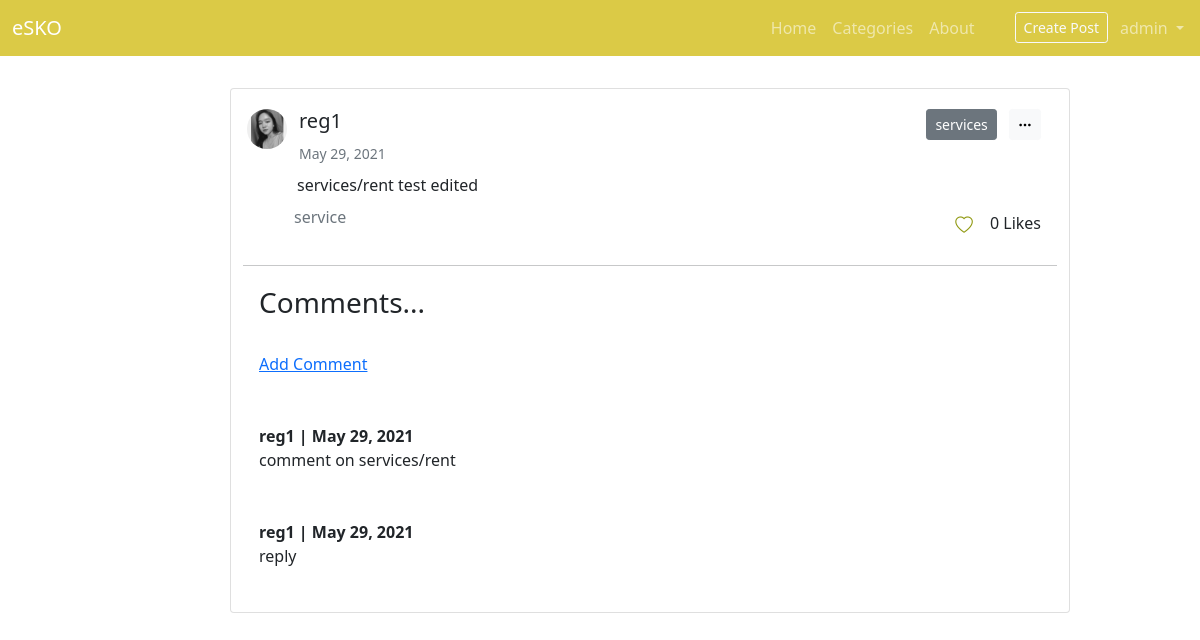
/esko_app/post/28/ (signed in), run on the app's committed database.
### esko_app/models.py (models this page shows, shortened)
class Post(models.Model):
	CATEGORIES = [
		('sell', 'sell'),
		('find', 'find'),
		('services/rent', 'services/rent'),
		('swap', 'swap'),
	]
	author = models.ForeignKey(User, on_delete=models.CASCADE, null=True)
	category = models.CharField(max_length=20,choices=CATEGORIES)
	description = models.TextField(max_length=250)
	tags = models.CharField(max_length=100)
	post_image = models.ImageField(upload_to='post_pics',null=True,blank=True)
	date = models.DateTimeField(auto_now_add=True)
	likes = models.ManyToManyField(User, related_name='user_posts')
	def total_likes(self):
		return self.likes.count()

class Profile(models.Model):
	user = models.OneToOneField(User, on_delete=models.CASCADE)
	profile_pic = models.ImageField(default='default.jpg', upload_to='profile_pics', blank=True)
	year_level = models.CharField(max_length=30, blank=True)
	phone_number = models.IntegerField(null=True,blank=True)
	sns_account = models.URLField(max_length = 200,blank=True)
	bio = models.CharField(max_length=200, blank=True)

class Comment(models.Model):
	post = models.ForeignKey(Post,related_name="comments",on_delete=models.CASCADE)
	commenter = models.ForeignKey(User, on_delete=models.CASCADE, null=True)
	body = models.TextField()
	date_added = models.DateTimeField(auto_now_add=True)

### esko_app/views.py (the view)
# urls.py: path('post/<int:pk>/', PostDetailView.as_view(), name='post-detail'),
class PostDetailView(LoginRequiredMixin,DetailView):
	model = Post
	def get_context_data(self,*args, **kwargs):
		context = super(PostDetailView,self).get_context_data()
		get_post = get_object_or_404(Post, id=self.kwargs['pk'])
		total_likes = get_post.total_likes()
		liked = False
		if get_post.likes.filter(id=self.request.user.id).exists():
			liked = True
		context["total_likes"] = total_likes
		context["liked"] = liked
		return context

### templates/esko_app/post_detail.html (shortened to what this page needs)
{% extends 'base.html' %}
{% block content %}
			<div class="row px-5 pl-5 pt-1 pb-3" style="margin-top: 20px; width: 80%; margin-left: 170px">
				<div class="row mx-auto py-2 ">
				<div class="card py-3 " style="margin-bottom: 7px">
					<div class="row px-3 py-1">
						<div class="col-auto px-0">
							<img src="{{ object.author.profile.profile_pic.url }}" class="rounded-circle" style="width:40px">
						</div>
						<div class="col-auto me-auto">
							<h5 class="card-title">{{ object.author }}</h5>
							<small class="text-muted">{{ object.date|date:"F d, Y" }}</small>
						</div>
						<div class="col-auto">
							<button type="button" class="btn btn-sm btn-secondary">{{ object.category }}</button>
							<button type="button" class="btn btn-sm btn-light ms-2" data-bs-toggle="dropdown" aria-expanded="false"><i class="bi bi-three-dots"></i></button>
						</div>
					</div>
					<div class="row px-4 py-1">
						<p class="card-text" style="margin-left: 30px">{{object.description}}</p>
					</div>
					<div class="row px-3 py-1">
						<div class="col-auto me-auto">
							<p class="text-muted" style="margin-left: 35px">{{object.tags}}</p>
						</div>
						<div class="col-auto">
							<form action="{% url 'esko_app:like_post' post.pk %}" method="POST">
								{% if liked %}
									<button type="submit" name="post_id" value="{{ post.id }}" class="btn" style="background:white; font-size:1.1rem; color:#909911;"><i class="bi bi-heart-fill"></i></button>
								{% else %}
									<button type="submit" name="post_id" value="{{ post.id }}" class="btn" style="background:white; font-size:1.1rem; color:#909911;"><i class="bi bi-heart"></i></button>
								{% endif %}
								{{ total_likes }} Likes
							</form>
						</div>
					</div>
					<hr style="width: 100%">
					<div class="row px-3 py-1">
						<div class="col-auto me-auto">
							<h3>Comments...</h3>
							<br/>
							{% if not post.comments.all %}
								No comments Yet...
								<br/><br/>
								<a href="{% url 'esko_app:add_comment' post.pk %}" style="color:#909911 ">Add Comment</a>
							{% else %}
							<a href="{% url 'esko_app:add_comment' post.pk %}">Add Comment</a>
							<br/><br/>
								{% for comment in post.comments.all %}
									<div class="col-auto px-0">
									</div>
									<strong>
										{{ comment.commenter }} | {{ comment.date_added |date:"F d, Y" }}
									</strong>
									<br/>
									{{ comment.body }}
									<br/><br/>
								{% endfor %}
							{% endif %}
						</div>
					</div>
				</div>
			</div>
		</div>
{% endblock%}

### templates/base.html (shortened to what this page needs)
<!DOCTYPE html>
<html>
	<head>
		<link href="https://cdn.jsdelivr.net/npm/bootstrap@5.0.1/dist/css/bootstrap.min.css" rel="stylesheet">
		<link rel="stylesheet" href="https://cdn.jsdelivr.net/npm/bootstrap-icons@1.5.0/font/bootstrap-icons.css">
	</head>
	<body>
		<nav class="navbar navbar-expand-lg navbar-fixed navbar-dark bgyellow ">
			<div class="container-fluid">
				<a class="navbar-brand" href="#">eSKO</a>
			</div>
			<div class="collapse navbar-collapse" id="navbarSupportedContent">
				<ul class="navbar-nav me-3 nav-fill">
					{% with url_name=request.resolver_match.url_name %}
						<li class="nav-item ">
						<a class="nav-link {% if url_name == 'home' %}active{% endif %}" href="/esko_app/home/">Home</a>
						</li>
						<li class="nav-item ">
						<a class="nav-link {% if url_name == 'categories' %}active{% endif %}" href="/esko_app/home/">Categories</a>
						</li>
						<li class="nav-item ">
						<a class="nav-link {% if url_name == 'about' %}active{% endif %}" href="/esko_app/about/">About</a>
						</li>
				</ul>
				<ul class="navbar-nav me-2 ms-3">
					<li class="nav-item me-1">
						<a class="btn btn-outline-light btn-sm text-nowrap mt-1" href="{% url 'esko_app:post-create' %}">Create Post</a>
					</li>
					<li class="nav-item dropdown">
						<a class="nav-link dropdown-toggle {% if url_name == 'profile' %}active{% endif %}"  id="navbarDropdown" role="button" data-bs-toggle="dropdown" aria-expanded="false">
							{{request.user}}
						</a>
					</li>
				</ul>
				{% endwith %}
			</div>
		</nav>
		{% block content %}
		{% endblock %}
	</body>
</html>

### templates/base.html (style rules this page uses)
.bgyellow { background: #DBCA46; }

### data on the page
Post: author.profile.profile_pic (picture), author "reg1", date "May 29, 2021", category "services", description "services/rent test edited", tags "service"
Comment: commenter "reg1", date_added "May 29, 2021", body "comment on services/rent"
Comment: commenter "reg1", date_added "May 29, 2021", body "reply"

### other printed values
{{ request.user }} "admin"
{{ total_likes }} "0"
